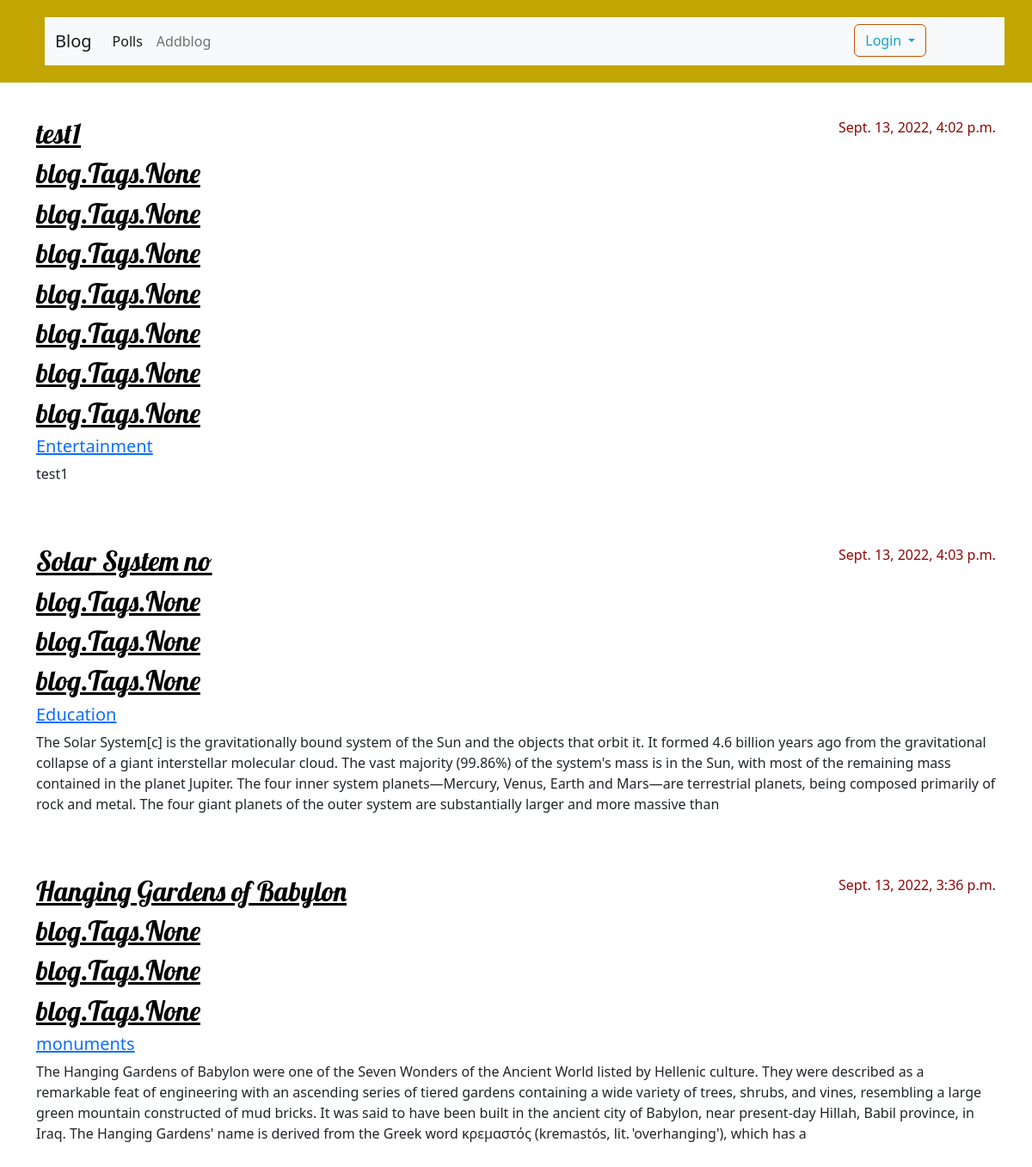
Page /tags/space-and-technology on the committed database.
### blog/models.py (models this page shows, shortened)
class Post(models.Model):
    author = models.ForeignKey(settings.AUTH_USER_MODEL, on_delete=models.CASCADE)
    title = models.CharField(max_length=200)
    text = models.TextField(null=True,blank=True)
    thumbnail = models.ImageField(upload_to='thumbnail/')
    feature = models.ImageField(upload_to ='feature/')
    created_date = models.DateTimeField(default=timezone.now)
    published_date = models.DateTimeField(blank=True, null=True)
    category = models.ForeignKey(CategoryTable,on_delete=models.CASCADE)
    tag =models.ManyToManyField(Tags)
    slug = AutoSlugField(populate_from='title' ,unique=True)

class CategoryTable(models.Model):
    name =models.CharField(max_length=250)
    slug = AutoSlugField(populate_from = 'name' ,unique=True)
    def __str__(self):
        return self.name

### blog/views.py (the view)
# urls.py: path('tags/<str:slug>', views.tags_list, name = 'tags_list'),
def tags_list(request, slug):
    tag= Tags.objects.filter(slug=slug).last()
    posts =Post.objects.filter(tag = tag).all()
    context = {
        'posts' : posts
    }
    return render(request,'blog/tags_list.html',context)

### blog/templates/blog/tags_list.html
{% extends 'blog/base.html' %}
{% block content %}
{% for post in posts %}
    <article class="post">
            <time class="date">
                {{ post.published_date }}
            </time>
        <h2><a href="{% url 'post_detail' slug=post.slug %}">{{ post.title }}</a></h2>
        {% for tag in post.tag.all %}
        <h2><a href = "{% url 'tags_list' slug=tag.slug %}">{{ post.tag}}</a></h2>
        {% endfor %}
        <h5><a href="{% url 'category_list' slug=post.category.slug %}">{{ post.category }} </a></h5>
        <p>{{ post.text|slice:"550" }}</p>
    </article>
{% endfor %}
{% endblock %}

### blog/static/css/blog.css (style rules this page uses)
h1, h2, h3, h4 { font-family: 'Lobster' }
.date { color: #8b0909; }
.post { margin-bottom: 70px; }
.post h2 a, .post h2 a:visited { color: #000000; }
.post > .date, .post > .actions { float: right; }

### rows in the picture
Post: published_date "Sept. 13, 2022, 4:02 p.m.", title "test1", tag "blog.Tags.None", category "Entertainment", text "test1"
Post: published_date "Sept. 13, 2022, 4:03 p.m.", title "Solar System no", tag "blog.Tags.None", category "Education", text "The Solar System[c] is the gravitationally bound system of the Sun and the objects that orbit it. It formed 4.6 billion years ago from the gravitational collapse of a giant interstellar molecular cloud. The vast majority (99.86%) of the system's mass is in the Sun, with most of the remaining mass contained in the planet Jupiter. The four inner system planets—Mercury, Venus, Earth and Mars—are terrestrial planets, being composed primarily of rock and metal. The four giant planets of the outer system are substantially larger and more massive than"
Post: published_date "Sept. 13, 2022, 3:36 p.m.", title "Hanging Gardens of Babylon", tag "blog.Tags.None", category "monuments", text "The Hanging Gardens of Babylon were one of the Seven Wonders of the Ancient World listed by Hellenic culture. They were described as a remarkable feat of engineering with an ascending series of tiered gardens containing a wide variety of trees, shrubs, and vines, resembling a large green mountain constructed of mud bricks. It was said to have been built in the ancient city of Babylon, near present-day Hillah, Babil province, in Iraq. The Hanging Gardens' name is derived from the Greek word κρεμαστός (kremastós, lit. 'overhanging'), which has a"
